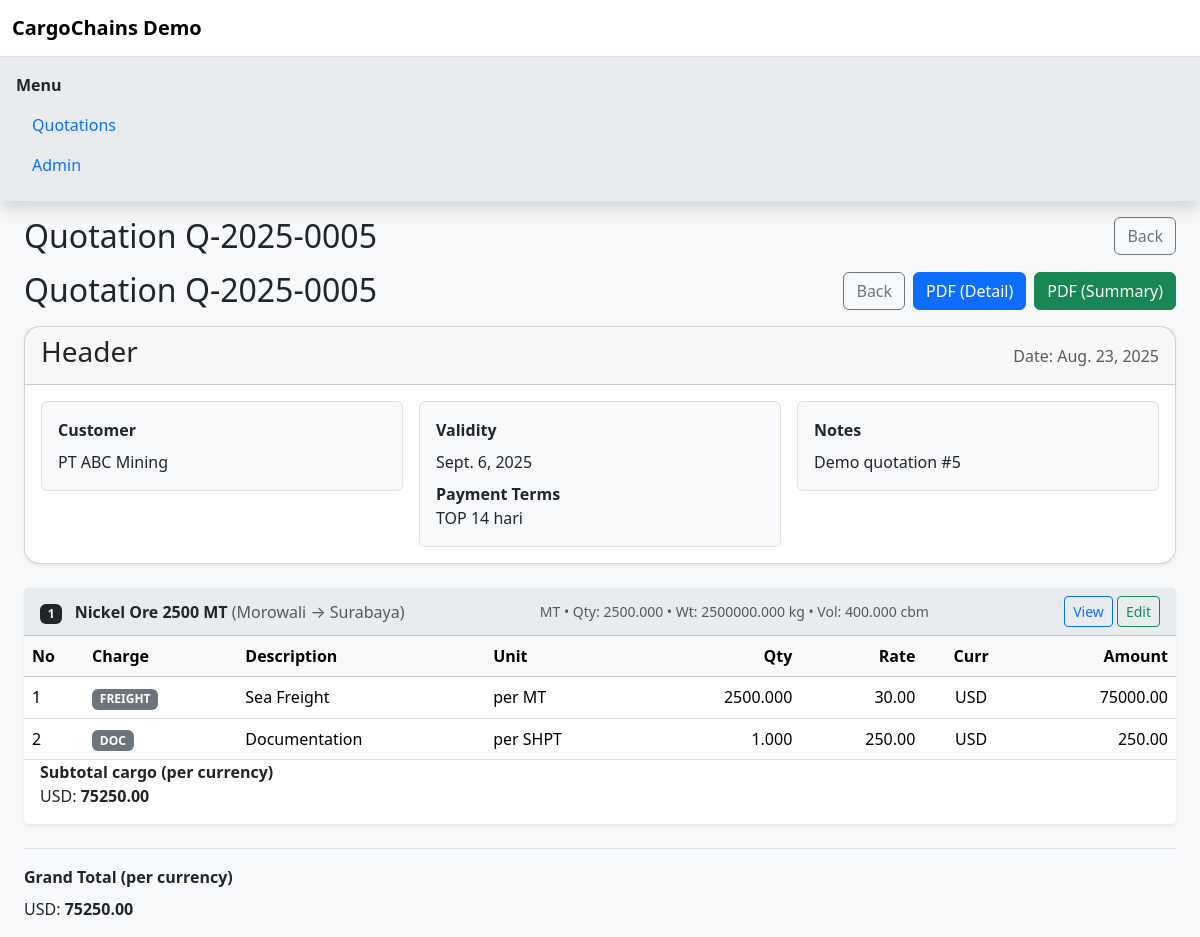
The app's page /sales/quotations/22/ with its own data.
### sales/models.py (models this page shows, shortened)
class Quotation(models.Model):
    number = models.CharField(max_length=30, unique=True, blank=True)
    date = models.DateField()
    customer = models.ForeignKey("partners.Customer", on_delete=models.PROTECT)
    validity_date = models.DateField(null=True, blank=True)
    payment_terms = models.CharField(max_length=100, blank=True)
    notes = models.TextualField if hasattr(models, "TextualField") else models.TextField  # guard untuk IDE
    notes = models.TextField(blank=True)
    @property
    def totals_by_currency(self):
        return (CargoCharge.objects
                .filter(cargo__quotation=self)
                .values("currency")
                .annotate(total=Sum("amount"))
                .order_by("currency"))

class Cargo(models.Model):
    quotation = models.ForeignKey(Quotation, related_name="cargos", on_delete=models.CASCADE)
    description = models.CharField(max_length=200)
    package_type = models.CharField(max_length=50, blank=True)   # CTN/PLT/BAG/LOOSE
    qty = models.DecimalField(max_digits=12, decimal_places=3, default=1)
    weight_kg = models.DecimalField(max_digits=12, decimal_places=3, default=0)
    volume_cbm = models.DecimalField(max_digits=12, decimal_places=3, default=0)
    origin = models.CharField(max_length=100)
    destination = models.CharField(max_length=100)
    extra_notes = models.TextField(blank=True)
    shipper = models.CharField(max_length=200, blank=True)
    consignee = models.CharField(max_length=200, blank=True)
    notify_party = models.CharField(max_length=200, blank=True)
    def totals_by_currency(self):
        return (self.charges.values("currency")
                .annotate(total=Sum("amount"))
                .order_by("currency"))

class CargoCharge(models.Model):
    CHARGE_CHOICES = [
        ("FREIGHT","FREIGHT"),
        ("ORIGIN","ORIGIN"),
        ("DEST","DEST"),
        ("DOC","DOC"),
        ("OTHER","OTHER"),
    ]
    cargo = models.ForeignKey(Cargo, related_name="charges", on_delete=models.CASCADE)
    charge_type = models.CharField(max_length=20, choices=CHARGE_CHOICES)
    description = models.CharField(max_length=200, blank=True)
    unit = models.CharField(max_length=30, blank=True)           # e.g. per CBM, per KG
    qty = models.DecimalField(max_digits=12, decimal_places=3, default=1)
    rate = models.DecimalField(max_digits=14, decimal_places=4)
    currency = models.CharField(max_length=3, default="USD")
    amount = models.DecimalField(max_digits=14, decimal_places=2, editable=False, default=0)

### partners/models.py (models this page shows)
class Customer(models.Model):
    name = models.CharField(max_length=150)
    email = models.EmailField(blank=True, null=True)
    phone = models.CharField(max_length=50, blank=True, null=True)
    address = models.TextField(blank=True, null=True)
    def __str__(self):
        return self.name

### sales/views.py (the view)
# urls.py: path("quotations/<int:pk>/", views.QuotationDetailView.as_view(), name="quotation_detail"),
class QuotationDetailView(DetailView):
    model = Quotation
    template_name = "sales/quotation_detail.html"
    context_object_name = "quotation"

### sales/templates/sales/quotation_detail.html (shortened to what this page needs)
{% extends "base.html" %}
{% load humanize %}
{% block content %}
<div class="container-fluid">
  <div class="d-flex justify-content-between align-items-center mb-3">
    <h2 class="mb-0">Quotation {{ quotation.number }}</h2>
    <a class="btn btn-outline-secondary" href="{% url 'sales:quotation_list' %}">Back</a>
  </div>
  <div class="d-flex justify-content-between align-items-center mb-3">
  <h2 class="mb-0">Quotation {{ quotation.number }}</h2>
  <div class="d-flex gap-2">
    <a class="btn btn-outline-secondary" href="{% url 'sales:quotation_list' %}">Back</a>
    <a class="btn btn-primary" target="_blank"
       href="{% url 'sales:quotation_pdf' quotation.pk %}?mode=detail">
       PDF (Detail)
    </a>
    <a class="btn btn-success" target="_blank"
       href="{% url 'sales:quotation_pdf' quotation.pk %}?mode=summary">
       PDF (Summary)
    </a>
  </div>
</div>
  <div class="card shadow-sm rounded-2xl mb-4">
    <div class="card-header d-flex justify-content-between align-items-center">
      <h3 class="card-title">Header</h3>
      <span class="text-body-secondary">Date: {{ quotation.date }}</span>
    </div>
    <div class="card-body">
      <div class="row g-3">
        <div class="col-md-4">
          <div class="border p-3 rounded bg-body-tertiary">
            <div class="fw-bold mb-2">Customer</div>
            <div>{{ quotation.customer }}</div>
          </div>
        </div>
        <div class="col-md-4">
          <div class="border p-3 rounded bg-body-tertiary">
            <div class="fw-bold mb-2">Validity</div>
            <div>{{ quotation.validity_date|default:"-" }}</div>
            <div class="fw-bold mt-2">Payment Terms</div>
            <div>{{ quotation.payment_terms|default:"-" }}</div>
          </div>
        </div>
        <div class="col-md-4">
          {% if quotation.notes %}
          <div class="border p-3 rounded bg-body-tertiary">
            <div class="fw-bold mb-2">Notes</div>
            <div class="text-pre-wrap">{{ quotation.notes }}</div>
          </div>
          {% endif %}
        </div>
      </div>
    </div>
  </div>
  {% for cargo in quotation.cargos.all %}
  <div class="card mb-4 border-0 shadow-sm">
    <div class="card-header bg-body-secondary">
      <div class="d-flex justify-content-between align-items-center">
        <div>
          <span class="badge text-bg-dark me-2">{{ forloop.counter }}</span>
          <strong>{{ cargo.description }}</strong>
          <span class="text-body-secondary">({{ cargo.origin }} → {{ cargo.destination }})</span>
        </div>
        <div class="text-body-secondary small">
          {% if cargo.package_type %}{{ cargo.package_type }} • {% endif %}
          {% if cargo.qty %}Qty: {{ cargo.qty|floatformat:3 }} • {% endif %}
          {% if cargo.weight_kg %}Wt: {{ cargo.weight_kg|floatformat:3 }} kg • {% endif %}
          {% if cargo.volume_cbm %}Vol: {{ cargo.volume_cbm|floatformat:3 }} cbm{% endif %}
        </div>
              <div>
          <a class="btn btn-sm btn-outline-primary" href="{% url 'sales:cargo_detail' cargo.pk %}">View</a>
          <a class="btn btn-sm btn-outline-success" href="{% url 'sales:cargo_edit' cargo.pk %}">Edit</a>
        </div>
      </div>
    </div>
    <div class="card-body p-0">
      <div class="table-responsive">
        <table class="table table-hover mb-0 align-middle">
          <thead class="table-light">
            <tr>
              <th style="width:60px;">No</th>
              <th>Charge</th>
              <th>Description</th>
              <th>Unit</th>
              <th class="text-end">Qty</th>
              <th class="text-end">Rate</th>
              <th class="text-center">Curr</th>
              <th class="text-end">Amount</th>
            </tr>
          </thead>
          <tbody>
            {% for line in cargo.charges.all %}
            <tr>
              <td>{{ forloop.counter }}</td>
              <td><span class="badge text-bg-secondary">{{ line.charge_type }}</span></td>
              <td>{{ line.description }}</td>
              <td>{{ line.unit }}</td>
              <td class="text-end">{{ line.qty|floatformat:3 }}</td>
              <td class="text-end">{{ line.rate|floatformat:2 }}</td>
              <td class="text-center">{{ line.currency }}</td>
              <td class="text-end">{{ line.amount|floatformat:2 }}</td>
            </tr>
            {% empty %}
            <tr><td colspan="8" class="text-center text-body-secondary py-3">No charges</td></tr>
            {% endfor %}
          </tbody>
        </table>
      </div>
      <div class="p-3 pt-0">
        <div class="fw-bold">Subtotal cargo (per currency)</div>
        <ul class="list-unstyled mb-0">
          {% for row in cargo.totals_by_currency %}
            <li>{{ row.currency }}: <strong>{{ row.total|floatformat:2 }}</strong></li>
          {% empty %}
            <li class="text-body-secondary">No totals.</li>
          {% endfor %}
        </ul>
      </div>
    </div>
  </div>
  {% empty %}
    <div class="alert alert-secondary">No cargo added.</div>
  {% endfor %}
  <div class="border-top pt-3">
    <div class="fw-bold mb-2">Grand Total (per currency)</div>
    <ul class="list-unstyled mb-0">
      {% for row in quotation.totals_by_currency %}
        <li>{{ row.currency }}: <strong>{{ row.total|floatformat:2 }}</strong></li>
      {% empty %}
        <li class="text-body-secondary">No totals.</li>
      {% endfor %}
    </ul>
  </div>
</div>
{% endblock %}

### sales/templates/base.html (style rules this page uses)
.rounded-2xl { border-radius: 1rem; }
.text-pre-wrap { white-space: pre-wrap; }

### records on screen
Quotation: number "Q-2025-0005", date "Aug. 23, 2025", customer "PT ABC Mining", validity_date "Sept. 6, 2025", payment_terms "TOP 14 hari", notes "Demo quotation #5"
Cargo: description "Nickel Ore 2500 MT", origin "Morowali", destination "Surabaya", package_type "MT", qty "2500.000", weight_kg "2500000.000", volume_cbm "400.000", currency "USD", total "75250.00"
CargoCharge: charge_type "FREIGHT", description "Sea Freight", unit "per MT", qty "2500.000", rate "30.00", currency "USD", amount "75000.00"
CargoCharge: charge_type "DOC", description "Documentation", unit "per SHPT", qty "1.000", rate "250.00", currency "USD", amount "250.00"

### other values on screen
{{ row.currency }} "USD"
{{ row.total|floatformat:2 }} "75250.00"
